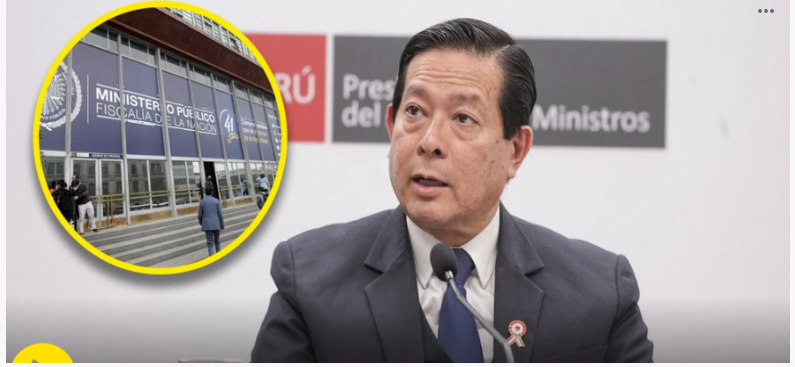
#> input picture lab5_metrics/data/2222.PNG, 795 x 367 px, found by its file name
$ python visualizer.py
#> lines starting #> are read from the running program, lines starting #| are printed output that depends on the picture

import cv2
import matplotlib.pyplot as plt

def generar_histograma(path: str):

#> called with path = 'data/2222.png'
    imagen = cv2.imread(path, 0)
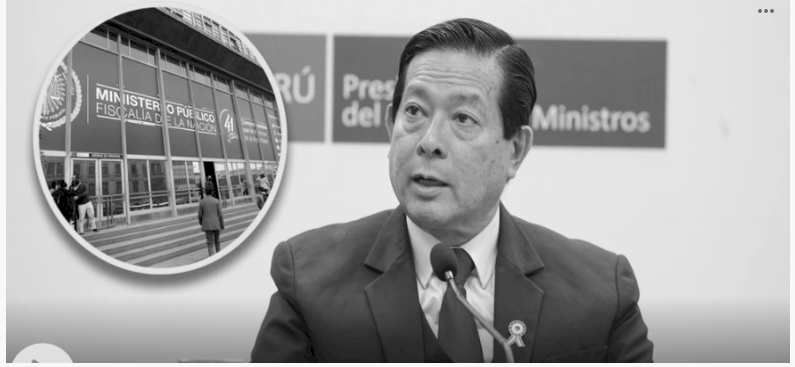
#> imagen: shape (367, 795); min 0, max 248, mean 159.8

    plt.hist(imagen.flatten(), bins=50)

    plt.title("Histograma")

    plt.show()
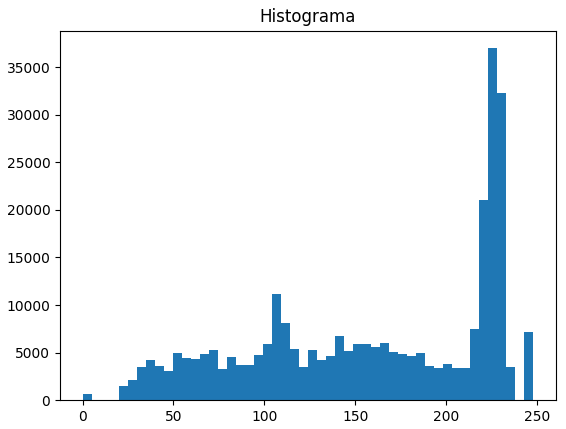
#> figure drawn by matplotlib, 1 panel; tallest bar 36993 high, from x = 223.2 to 228.2

generar_histograma("data/2222.png")
